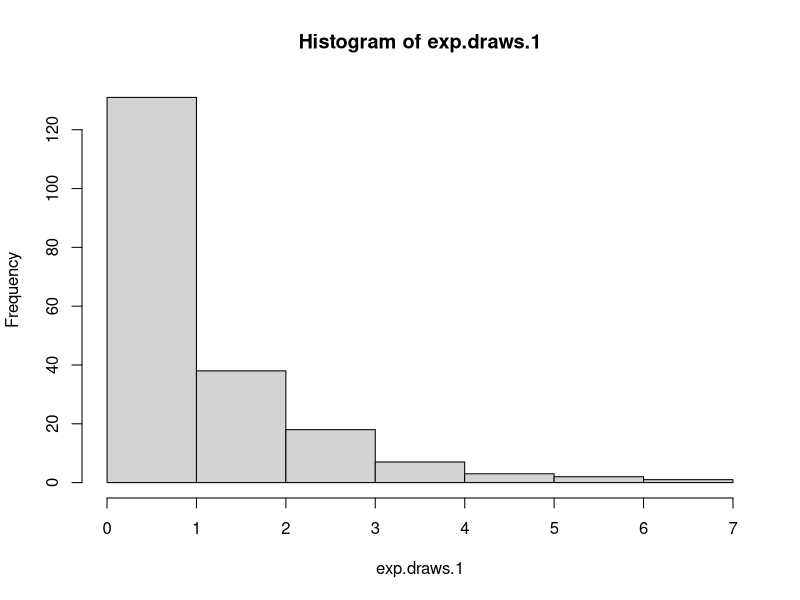
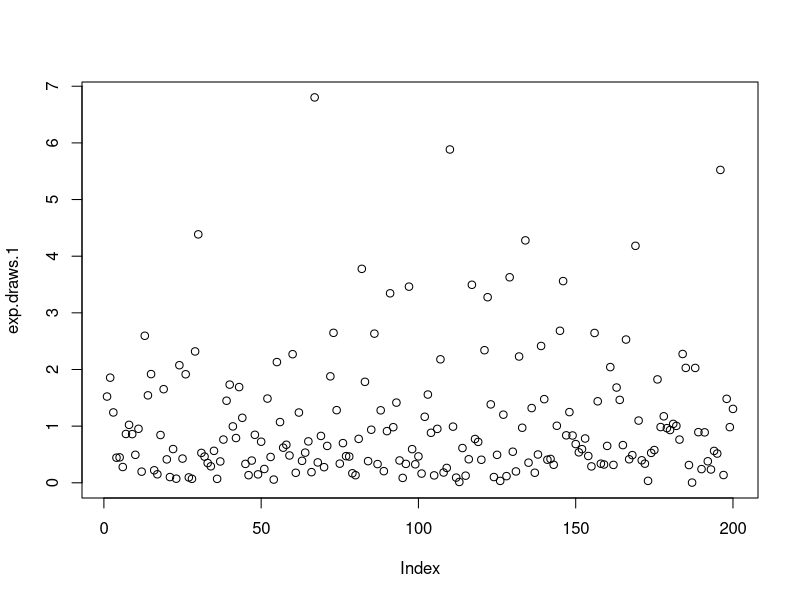
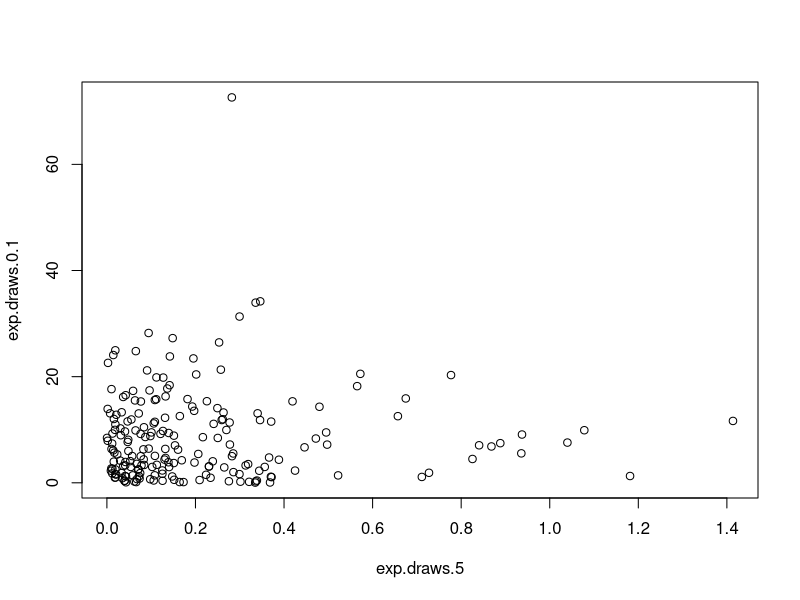
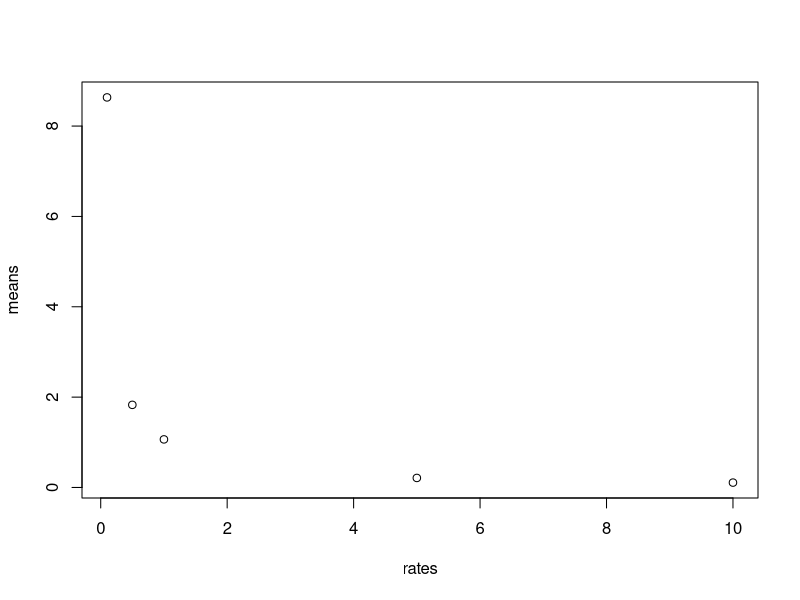
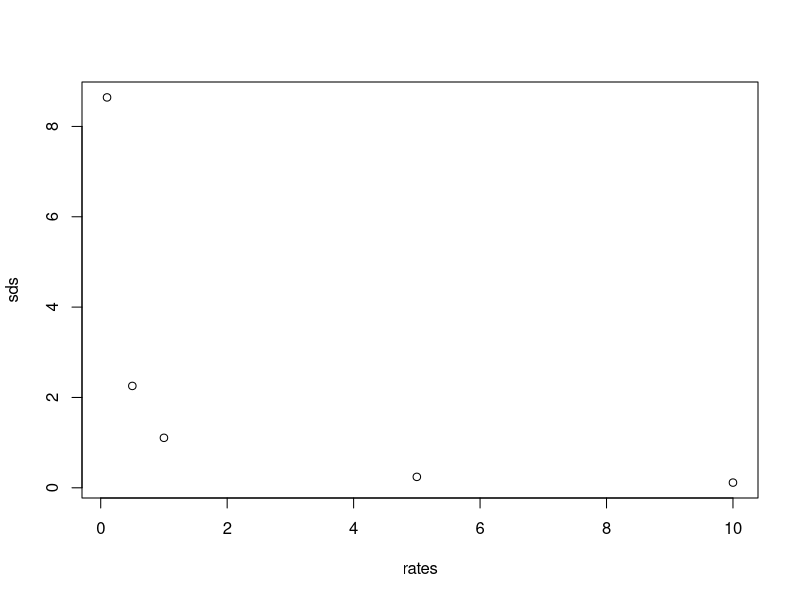
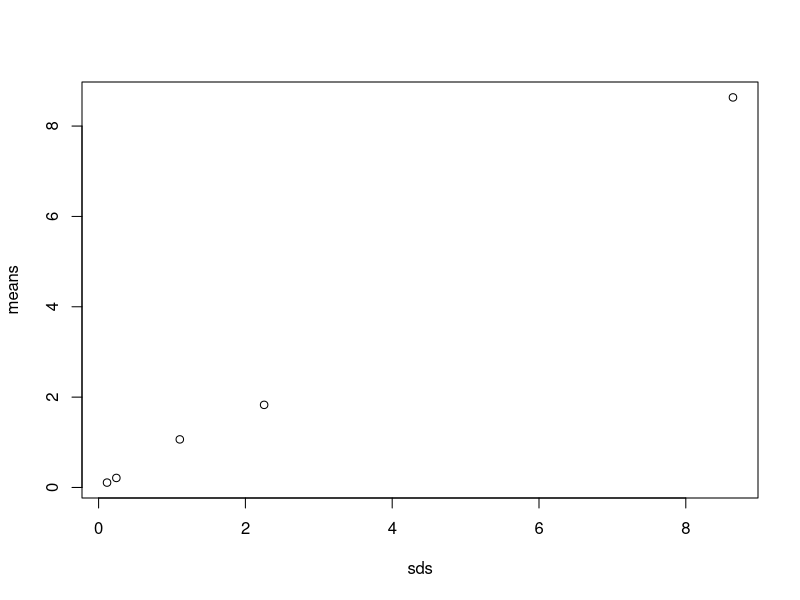
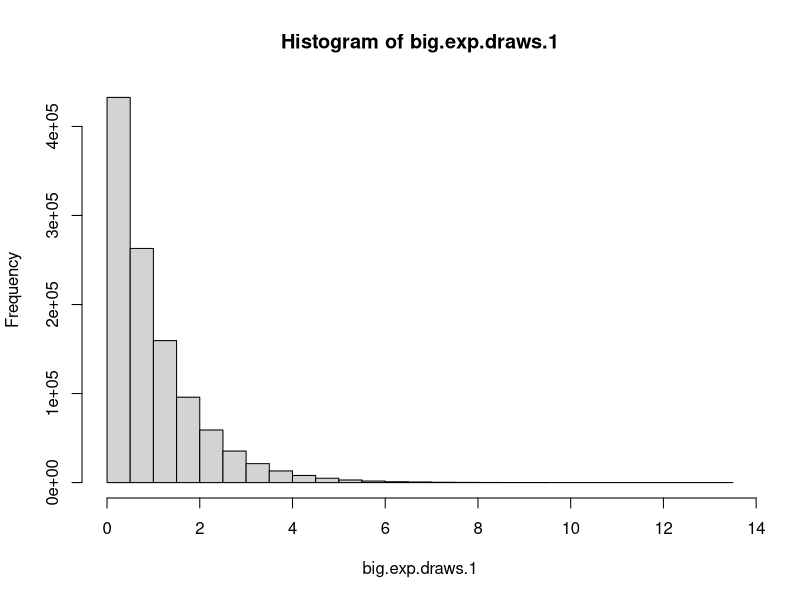
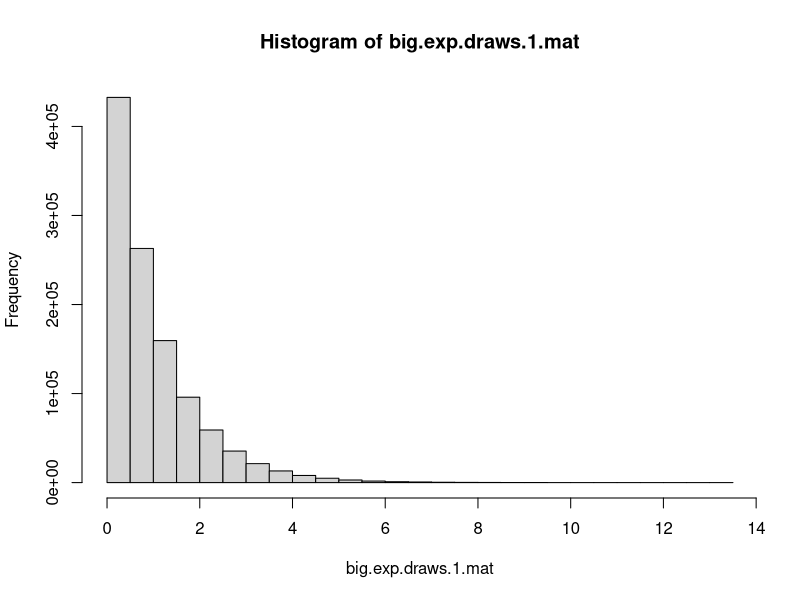

The R source for these figures, in order:
## ---- chunk 1
knitr::opts_chunk$set(echo = TRUE)
## ---- chunk 2
## Generate a standard exponential distribution with 200 random values
exp.draws.1 = rexp(n=200, rate=1)

# Mean and standard deviation of the exponential distribution
mean(exp.draws.1)
sd(exp.draws.1)
## ---- chunk 3
## Generate exponential distributions with 200 random values each and varying rates
exp.draws.0.1 = rexp(n=200, rate=0.1)
exp.draws.0.5 = rexp(n=200, rate=0.5)
exp.draws.5 = rexp(n=200, rate=5)
exp.draws.10 = rexp(n=200, rate=10)

# Mean and standard deviation of the exponential distribution
mean(exp.draws.0.1)
sd(exp.draws.0.1)
mean(exp.draws.0.5)
sd(exp.draws.0.5)
mean(exp.draws.5)
sd(exp.draws.5)
mean(exp.draws.10)
sd(exp.draws.10)
## ---- chunk 4
hist(exp.draws.1)
## ---- chunk 5
plot(exp.draws.1)
## ---- chunk 6
plot(exp.draws.5, exp.draws.0.1)
## ---- chunk 7
## Create vectors for means, standard deviations, and rates
means = c(mean(exp.draws.1), mean(exp.draws.0.1), mean(exp.draws.0.5), mean(exp.draws.5), mean(exp.draws.10))
sds = c(sd(exp.draws.1), sd(exp.draws.0.1), sd(exp.draws.0.5), sd(exp.draws.5), sd(exp.draws.10))
rates = c(1, 0.1, 0.5, 5, 10)
## ---- chunk 8
plot(rates, means)
## ---- chunk 9
plot(rates, sds)
## ---- chunk 10
plot(sds, means)
## ---- chunk 11
## Generate standard exponential distribution with 1.1 million values
big.exp.draws.1 = rexp(n=1100000, rate=1)

## Mean and standard deviation of the standard exponential distribution
mean(big.exp.draws.1)
sd(big.exp.draws.1)
## ---- chunk 12
hist(big.exp.draws.1)
## ---- chunk 13
## Create and vector containing only values greater than 1 by identifying values satisfying the condition as True and calling those values from the original dataset
over1.big.exp.draws.1 = big.exp.draws.1[big.exp.draws.1 > 1]

## Mean of the new dataset
mean(over1.big.exp.draws.1)
## ---- chunk 14
## Create a matrix with 1100 rows and 1000 columns using the data from the standard exponential distribution
big.exp.draws.1.mat = array(big.exp.draws.1, dim=c(1100,1000))

## Histogram of the matrix
hist.big.exp.draws.1.mat = hist (big.exp.draws.1.mat)
## ---- chunk 15
## Create a vector which contains all of the values from only the 371st column of the matrix
col371.big.exp.draws.1.mat = c(big.exp.draws.1.mat[,371])

## Mean of the new vector
mean(col371.big.exp.draws.1.mat)
## ---- chunk 16
## Mean of all columns displayed with each mean corresponding to each column number respectively
colMeans(big.exp.draws.1.mat)
## ---- chunk 17
hist(colMeans(big.exp.draws.1.mat))
## ---- chunk 18
var(big.exp.draws.1)
